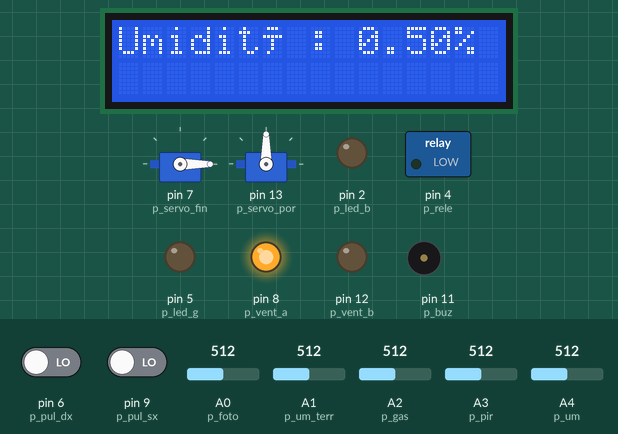
A sketch run on a simulated Arduino Uno, built with avr-gcc and run on an emulated ATmega328P. On the bench: 16×2 character LCD, 2 × servo, switched loads named in the sketch (green lamp = pin HIGH), output pins drawn as LEDs (lit = HIGH), buzzer (waves = sounding, pin HIGH). The test bench sets the inputs (shaded band); at power-on: A4 (p_um) = 512, A2 (p_gas) = 512, A0 (p_foto) = 512, pin 6 (p_pul_dx) LOW, pin 9 (p_pul_sx) LOW, A1 (p_um_terr) = 512, A3 (p_pir) = 512.

Above: at 1.2 s.
1.3 s: A4 (p_um) set to 490
At 2.1 s:
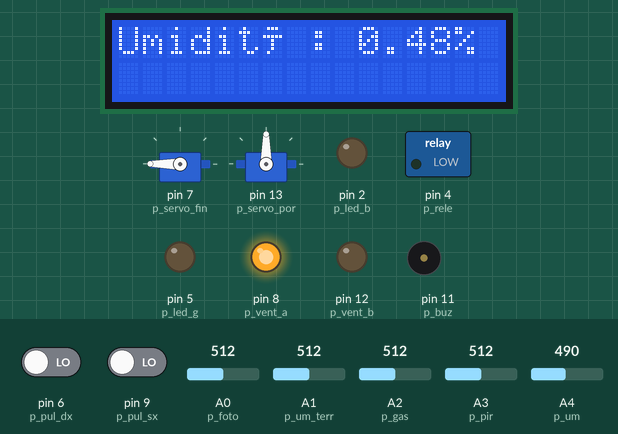
4.3 s: A4 (p_um) set to 517
At 4.9 s:
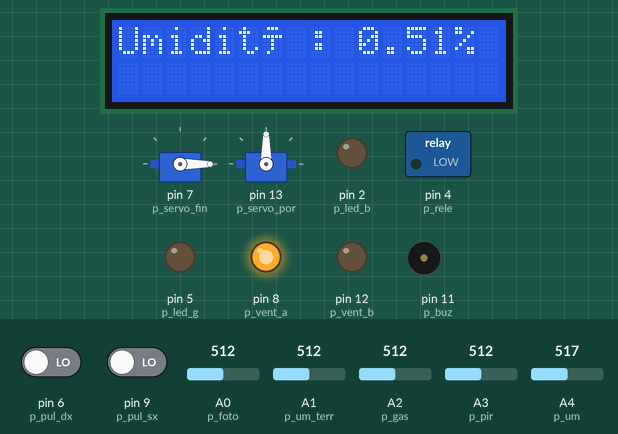
7.3 s: A4 (p_um) set to 306
At 8.6 s:
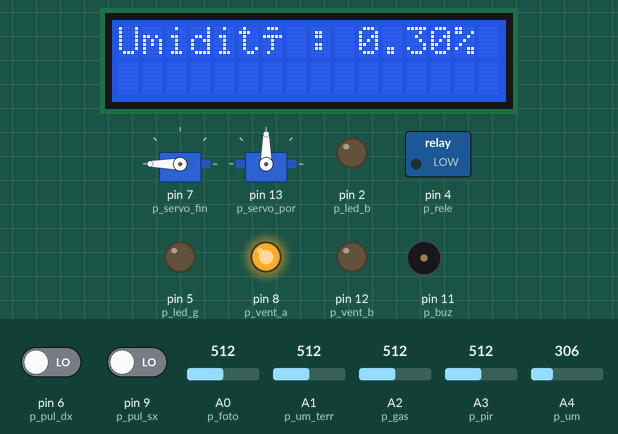
10.3 s: A2 (p_gas) set to 483
At 11.3 s:
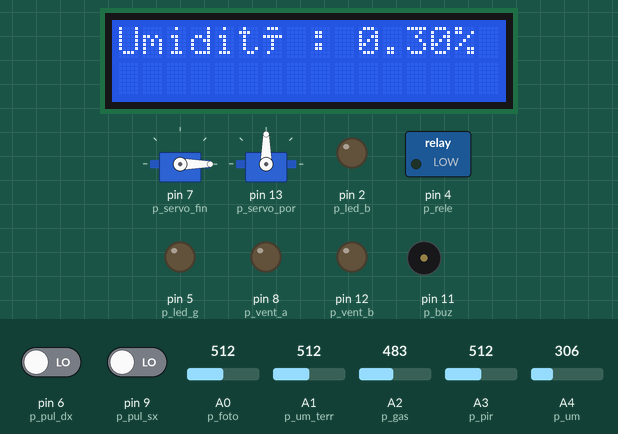
13.3 s: A0 (p_foto) set to 310
16.3 s: A0 (p_foto) set to 291
At 17.3 s:
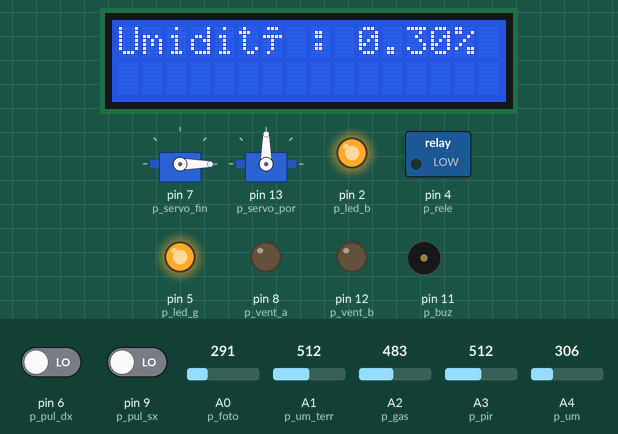
Timing chart, 0 to 19.3 s (numbered marks = the images above; inputs shaded):
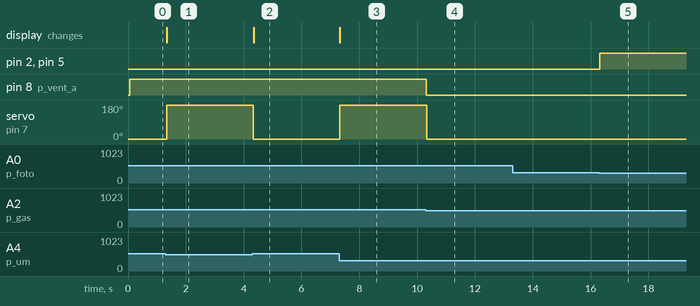

Measured:
- the behaviour switches between 499 and 500 on A4 (p_um) (found by bisection; images 1 and 2)
- the behaviour switches between 500 and 499 on A2 (p_gas) (found by bisection; images 3 and 4)
- the behaviour switches between 301 and 300 on A0 (p_foto) (found by bisection; images 4 and 5)
- after the input at 1.3 s, servo on pin 7 (p_servo_fin): 0° → 180° at once; the display: changes at once (image 1)
- after the input at 4.3 s, servo on pin 7 (p_servo_fin): 180° → 0° at once; the display: changes after 0.05 s (image 2)
- after the input at 7.3 s, servo on pin 7 (p_servo_fin): 0° → 180° at once; the display: changes at once (image 3)
- after the input at 10.3 s, pin 8 (p_vent_a): HIGH → LOW at once; servo on pin 7 (p_servo_fin): 180° → 0° at once
- after the input at 13.3 s, every drawn part: stays the same
- after the input at 16.3 s, pin 2 (p_led_b), pin 5 (p_led_g): LOW → HIGH at once

The sketch:

SmartHome_TPSEE.ino
```cpp
#include <Servo.h>
#include <LiquidCrystal_I2C.h>


// Definizione pin
#define p_led_b 2
#define p_rele 4
#define p_led_g 5 // IMPORTANTE: controlla la connessione del led giallo
#define p_pul_dx 6
#define p_servo_fin 7
#define p_vent_a 8
#define p_pul_sx 9
#define p_buz 11
#define p_vent_b 12
#define p_servo_por 13

#define p_foto A0
#define p_um_terr A1
#define p_gas A2
#define p_pir A3
#define p_um A4


#define max_gas 500
#define min_foto 300
#define max_umidita 500

#define t_doppio_click 300

#define t_scorrimento_lcd 1000

#define pausa_campanello 500

LiquidCrystal_I2C lcd(0x20, 16, 2);
Servo servo_porta;
Servo servo_finestra;


int val_dx = 0, val_sx = 0;
int vec_val_pul_dx = 0, vec_val_pul_sx = 0;
int pul_dx_n_click = 0, pul_sx_n_click = 0;
bool pul_dx_prem = false, pul_sx_prem = false;
bool pul_dx_dopp = false, pul_sx_dopp = false;

unsigned long t_pul_dx = 0, t_pul_sx = 0;


bool porta_aperta = false;
int val_foto = 0, val_um_terr = 0, val_gas = 0, val_pir = 0, val_um = 0;


char modalita_lcd = 'u'; // u = mostra umidità, c = mostra crediti
int stato_scorrimento = 0;
unsigned long t_att_scorrimento = 0;


unsigned long t_campanello = 0;
int stato_campanello = 0;

void registraInput();
void suonaCampanello();
void gestiscLcd();

void setup()
{
  //inizializzazione pin
  pinMode(p_led_b, OUTPUT);
  pinMode(p_rele, OUTPUT);
  pinMode(p_led_g, OUTPUT);
  pinMode(p_pul_dx, INPUT);
  pinMode(p_servo_fin, OUTPUT);
  pinMode(p_vent_a, OUTPUT);
  pinMode(p_pul_sx, INPUT);
  pinMode(p_buz, OUTPUT);
  pinMode(p_vent_b, OUTPUT);
  pinMode(p_servo_por, OUTPUT);

  pinMode(p_foto, INPUT);
  pinMode(p_um_terr, INPUT);
  pinMode(p_gas, INPUT);
  pinMode(p_pir, INPUT);
  pinMode(p_um, INPUT);


  lcd.init();
  lcd.backlight();

  servo_finestra.attach(p_servo_fin);
  servo_porta.attach(p_servo_por);
}

void loop()
{
  registraInput();

  // Campanello
  if(pul_dx_prem || stato_campanello == 1){
    suonaCampanello();
  }

  // Rileatore gas
  if(val_gas >= max_gas){
    digitalWrite(p_vent_a, 1);
    servo_finestra.write(180);
  }else{
    digitalWrite(p_vent_a, 0);
    servo_finestra.write(0);
  }

  // Sensore luce
  if(val_foto <= min_foto){
    digitalWrite(p_led_b, 1);
    digitalWrite(p_led_g, 1);
  }else{
    digitalWrite(p_led_g, 0);
    digitalWrite(p_led_b, 0);
  }

  if(pul_sx_dopp)
    modalita_lcd = modalita_lcd == 'u' ? 'c' : 'u';

  if(pul_dx_dopp){
    if(porta_aperta){
      servo_porta.write(0);
      porta_aperta = false;
    }else{
      servo_porta.write(180);
      porta_aperta = true;
    }
  }

  // lcd
  gestisciLcd();


  // Umidità
  if(val_um >= max_umidita){
    servo_finestra.write(0);
  }
}


void registraInput()
{

  // Rilevatore di stato basso dei pulsanti
  pul_dx_dopp = false;
  pul_dx_prem = false;
  pul_sx_dopp = false;
  pul_sx_prem = false;

  val_dx = digitalRead(p_pul_dx);
  val_sx = digitalRead(p_pul_sx);

  if(val_dx != vec_val_pul_dx && val_dx){
    pul_dx_n_click++;
    t_pul_dx = millis();
  }

  if(val_sx != vec_val_pul_sx && val_sx){
    pul_sx_n_click++;
    t_pul_sx = millis();
  }

  vec_val_pul_dx = val_dx;
  vec_val_pul_sx = val_sx;

  if(millis() - t_pul_dx <= t_doppio_click){
    if(pul_dx_n_click >= 2){
      pul_dx_dopp = true;
      pul_dx_n_click = 0;
    }
  }else if(pul_dx_n_click == 1){
    pul_dx_prem = true;
    pul_dx_n_click = 0;
  }

  if(millis() - t_pul_sx <= t_doppio_click){
    if(pul_sx_n_click >= 2){
      pul_sx_dopp = true;
      pul_sx_n_click = 0;
    }
  }else if(pul_sx_n_click == 1){
    pul_sx_prem = true;
    pul_sx_n_click = 0;
  }


  // Registrazione sensori analogici
  val_foto = analogRead(p_foto);
  val_um_terr = analogRead(p_um_terr);
  val_gas = analogRead(p_gas);
  val_pir = analogRead(p_pir);
  val_um = analogRead(p_um);

}

void suonaCampanello()  // Da sistemare
{
  if(stato_campanello == 0){
    tone(p_buz, pausa_campanello);
    t_campanello = millis();
    stato_campanello = 1;
  }

  if(stato_campanello == 1 && millis() - t_campanello > pausa_campanello){
    tone(p_buz, pausa_campanello * 3);
    stato_campanello = 0;
  }
}


void gestisciLcd()
{
  switch(modalita_lcd){
    case 'u':
      lcd.clear();
      lcd.home();
      lcd.print("Umidità: ");
      lcd.print((float)val_um / 1023.0);
      lcd.print("%");
      break;
    case 'c':
      if(millis() - t_att_scorrimento > t_scorrimento_lcd){
        lcd.clear();
        lcd.home();
        switch(stato_scorrimento){
          case 0:
            lcd.print(" UN PROGETTO DI ");
            lcd.setCursor(0,1);
            lcd.print("Alfonso Capone");
            stato_scorrimento++;
            t_att_scorrimento = millis();
            break;
          case 1:
            lcd.print("Alfonso Capone");
            lcd.setCursor(0, 1);
            lcd.print("Simone Serra");
            stato_scorrimento++;
            t_att_scorrimento = millis();
            break;
          case 2:
            lcd.print("Simone Serra");
            lcd.setCursor(0,1);
            lcd.print("Raffaele Vecchi");
            stato_scorrimento++;
            t_att_scorrimento = millis();
            break;
          case 3:
            lcd.print("Alfonso Capone");
            lcd.setCursor(0, 1);
            lcd.print("Simone Serra");
            stato_scorrimento = 0;
            t_att_scorrimento = millis();
            break;
        }
      }
  }
}
```
